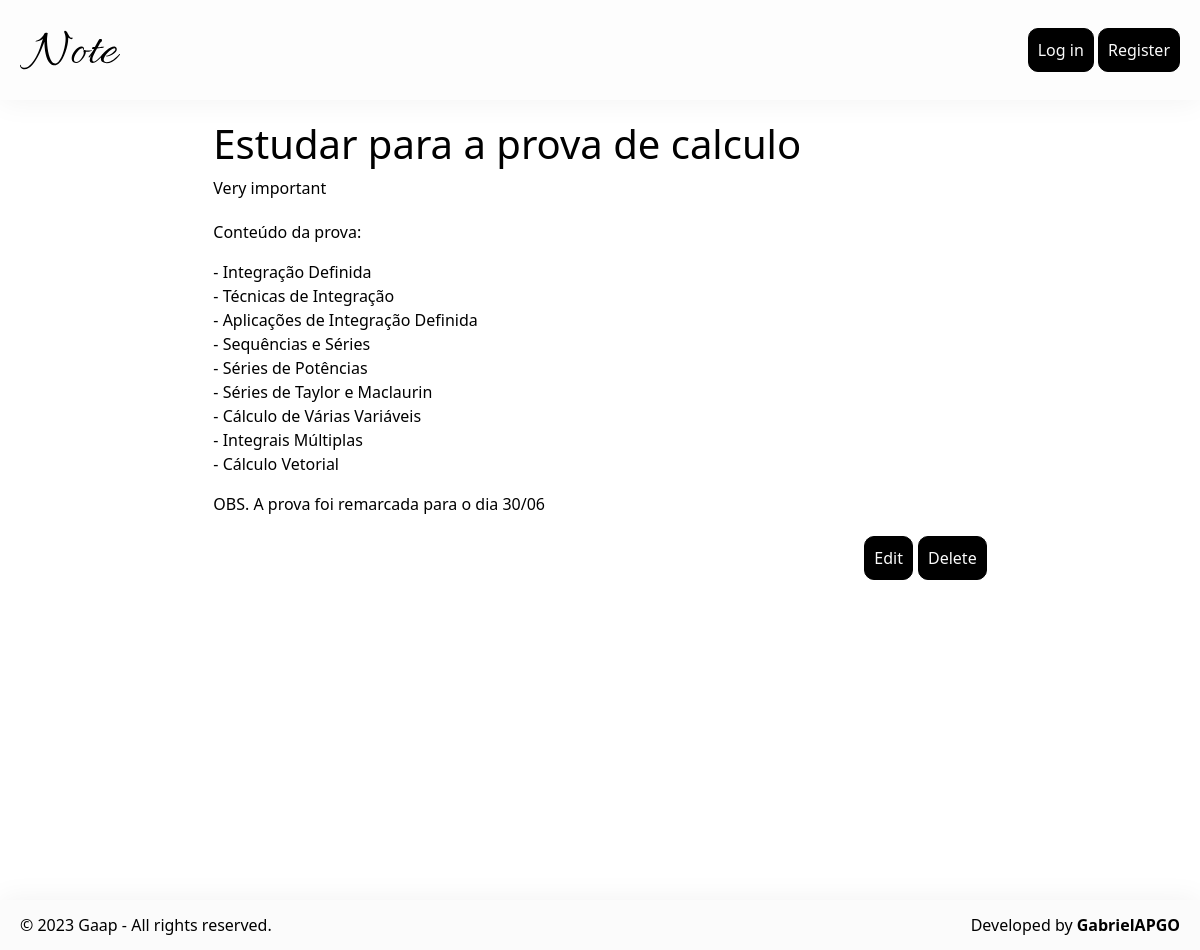
The app's page /note/18/ with its own data.
### app/models.py (models this page shows, shortened)
class Notes(models.Model):
    title = models.CharField(max_length=100)
    content = models.TextField()
    importance = models.IntegerField()
    create_at = models.DateTimeField(auto_now_add=True)
    user = models.ForeignKey(User, on_delete=models.PROTECT)
    class Meta:
        verbose_name = 'Note'
        verbose_name_plural = 'Notes'
        ordering = ['id']

### app/views.py (the view)
# urls.py: path('note/<int:id>/', views.note, name='note'),
def note(request, id):
    note = Notes.objects.get(id=id)
    return render(request, 'note.html', {'note': note})

### app/templates/note.html (shortened to what this page needs)
{% extends 'base.html' %}
{% block content %}
    {% load static %}
    <div class="col-md-8 offset-md-2">
        <h1>{{note.title}}</h1>
        {% if note.importance == 1 %}
            <ion-icon style="color: #0f9c00;" name="bookmark"></ion-icon> Little important
        {% elif note.importance == 2 %}
            <ion-icon style="color: #ede635;" name="bookmark"></ion-icon> Important
        {% elif note.importance == 3 %}
             Very important
        {% endif %}
        <div style="text-align: justify; margin: 20px 0;">
            {{note.content|linebreaks}}
        </div>
        <div style="justify-content: right;" class="centralize">
            <a href="{% url 'note-update' note.id %}"><div style="margin-right: 5px;" class="btn-1">Edit</div></a>
            <a href="{% url 'note-delete' note.id %}"><div class="btn-1">Delete</div></a>
        </div>
    </div>
{% endblock %}

### app/static/app/css/style.css (style rules this page uses)
:root { --color-primary: #000; --color-secondary: #000; --background-primary: #fbfbfb; --background-secondary: #fbfbfb; }
* { color: #000; margin: 0; padding: 0; }
body { min-height: 100vh; position: relative; }
a { color: #000 !important; text-decoration: none !important; }
.centralize { display: flex; justify-content: center; align-items: center; }
.btn-1 { background: var(--color-primary); color: var(--background-primary); padding: 9px; border: 1px solid var(--color-primary); border-radius: 10px; display: inline-block; }

### records on screen
Notes: title "Estudar para a prova de calculo", content "Conteúdo da prova: - Integração Definida - Técnicas de Integração - Aplicações de Integração Definida - Sequências e Séries - Séries de Potências - Séries de Taylor e Maclaurin - Cálculo de Várias Variáveis - Integrais Múltiplas - Cálculo Vetorial OBS. A prova foi remarcada para o dia 30/06"
